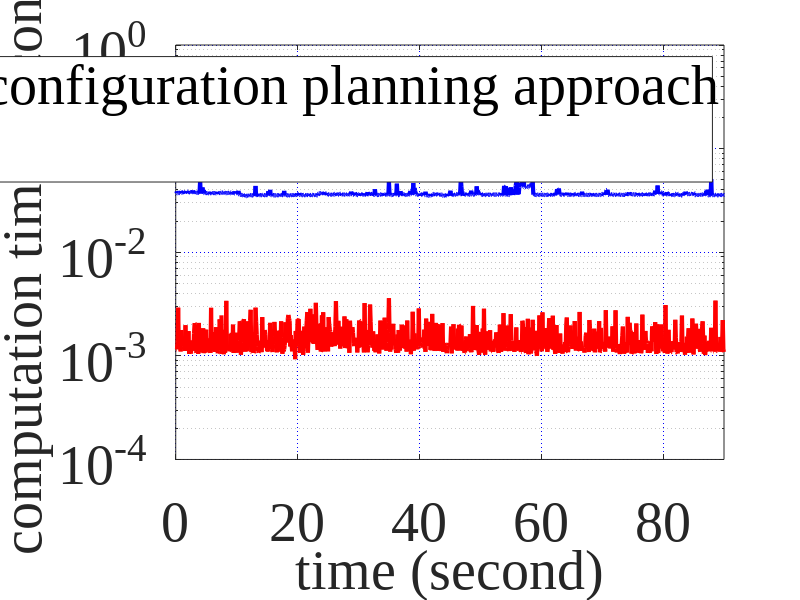

Write MATLAB code to recreate this figure.
clc;
clear;
%%%%%%%%%%%%% 画出优化和神经网络时间对比图
load('./21/net_small1/network_trajectry_02_0.mat')
load('./21/net_small1/opt_net_time_next.mat')

% for i=1:length(net_time)
%     if net_time(i)>0.04
%         net_time(i)=0;
%     end
% end
% save('network_trajectry_02_0.mat',"net_time","platform_quat","steps","platform_pos","pid_times","drone4_pos","drone3_pos","drone2_pos","drone1_pos")

mean_net_time = mean(net_time(1:10:length(net_time)))
max_net_time = max(net_time(1:10:length(net_time)))
mean_opot_time = mean(opt_times(1:10:length(net_time)))
max_opt_time = max(opt_times(1:10:length(net_time)))

% y_net = [];
% y_opt = []
% delta = 10
% for k=1:delta:length(net_time)-10
%       y_net=[y_net,mean(net_time(k:k+delta-1))];
%       y_opt=[y_opt,mean(opt_times(k:k+delta-1))];
% end
% length(y_opt)
% length(y_net)
% x =1:length(y_net);
% x = x/10;
figure();
% 每一个step的实际值,每10步取均值
% semilogy(x,y_net,color='r','LineWidth',3);
% hold on;
% semilogy(x,y_opt,color='b','LineWidth',3);
% 
% % 每10步取一次
x =1:length(net_time(1:10:length(net_time)));
x = x/10;
semilogy(x,net_time(1:10:length(net_time)),'color','r','LineWidth',3);
hold on;
semilogy(x,opt_times(1:10:length(net_time)),'color','b','LineWidth',3);

% 原来
% x =1:length(net_time);
% x = x/100;
% semilogy(x,net_time,color='r','LineWidth',3);
% hold on;
% semilogy(x,opt_times,color='b','LineWidth',3);

hold on;
% % 均值
% plot([1,length(net_time)],[mean_net_time,mean_net_time],color='#FF4500','LineWidth',3)
% hold on;
% plot([1,length(opt_times)],[mean_opot_time,mean_opot_time],color='#1E90FF','LineWidth',3)
% hold on;
% % max
% plot([1,length(net_time)],[max_net_time,max_net_time],color='#32CD32','LineWidth',3)
% hold on;
% plot([1,length(opt_times)],[max_opt_time,max_opt_time],color='#DAA520','LineWidth',3)



grid on;
% axis equal;

set(gca,'GridLineStyle',':','GridColor','b','GridAlpha',1);%添加网格虚线

set(gca,'FontName','Times New Roman','FontSize',40);
set(gca,'FontSize',40);
% xlabel('time','FontName','Times New Roman','FontSize',40);
% ylabel('time','FontName','Times New Roman','FontSize',40,'Rotation',90);
xlabel('\fontname{Times New Roman}time \rm(second)','FontSize',40)
ylabel('\fontname{Times New Roman}computation time \rm(second)','FontSize',40)
hl20 = legend('Proposed reconfiguration planning approach','SLSQP','Mean-net-time','Mean-opt-time','Max-net-time','Max-opt-time','FontName','Times New Roman','FontSize',40);
set(hl20,'Box','on');
axis([0 90 0.0001 1.0])


% load('17\fix_big1\network_trajectry_02_0.mat')
% max_pid = max(pid_times)
% mean_pid = mean(pid_times)


